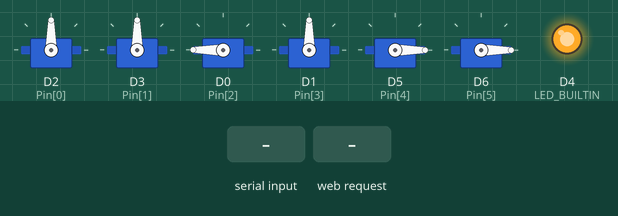
Simulated run of this sketch. Board: ESP8266 (NodeMCU). On the bench: 6 × servo, output pins drawn as LEDs (lit = HIGH, except the on-board LED, lit = LOW). The inputs (shaded band) are chosen by the test bench. WiFi joins after 1.5 s; servers stay silent unless stated; storage starts empty; what the sketch prints to the serial monitor is not drawn.

Above: at 2.7 s.
2.8 s: "GET;1;" received over Serial
At 5.5 s:
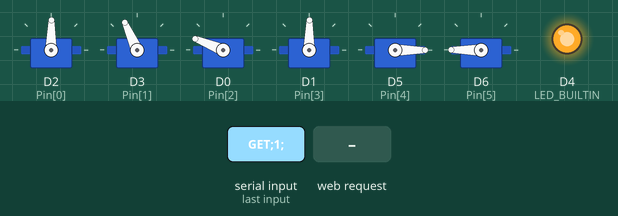
8.8 s: HTTP request GET /cmd received
11.8 s: "POST;1;" received over Serial
At 13.6 s:
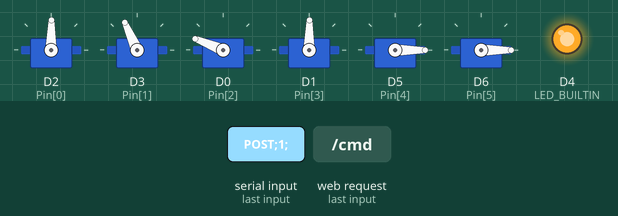
17.3 s: "GET;150;" received over Serial
At 19.64 s:
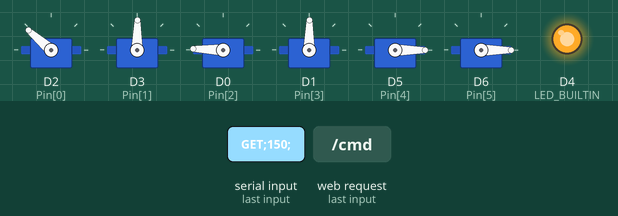
Timing chart, 0 to 19.8 s (numbered marks = the images above; inputs shaded):
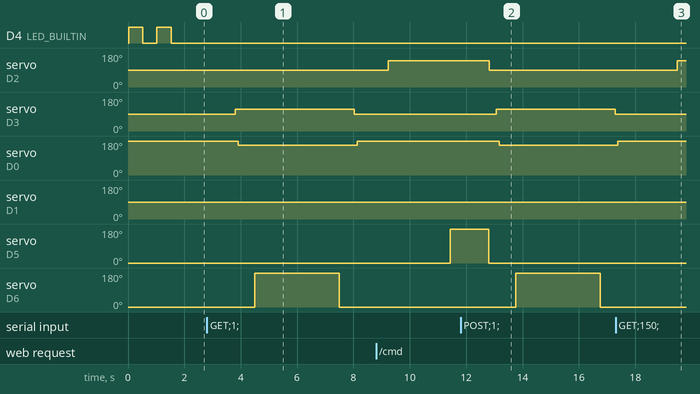

Measured:
- after the input at 2.8 s, servo on D2 (Pin[0]), servo on D1 (Pin[3]): 90° → 89° after 1.0 s; servo on D3 (Pin[1]): 90° → 114° after 1.0 s, → 89° 4.2 s later; servo on D0 (Pin[2]): 180° → 178° after 1.0 s, → 158° 0.08 s later, → 178° 4.2 s later; servo on D6 (Pin[5]): 0° → 180° after 1.7 s, → 0° 3.0 s later
- after the input at 11.8 s, servo on D2 (Pin[0]): 139° → 89° after 1.0 s instead of 0.65 s; servo on D3 (Pin[1]): 89° → 114° after 1.3 s, → 89° 4.2 s later; servo on D0 (Pin[2]): 178° → 158° after 1.4 s; servo on D5 (Pin[4]): 180° → 0° after 1.0 s instead of 0.64 s; servo on D6 (Pin[5]): 0° → 180° after 2.0 s, → 0° 3.0 s later
- after the input at 17.3 s, servo on D2 (Pin[0]): 89° → 139° after 2.2 s instead of 1.2 s; servo on D5 (Pin[4]): stays 0° (without the input it goes to 180° after 2.4 s)

The sketch:

RobotArm0709.ino
```cpp
#include <ESP8266WiFi.h>
#include <DNSServer.h>
#include <ESP8266WebServer.h>
#include <ESP8266HTTPUpdateServer.h>
#include <WiFiServer.h>
#include <WiFiClient.h>
#include <WiFiUdp.h>
#include <ArduinoJson.h>
#include <FS.h>
#include <Servo.h>
#include <math.h>

Servo O;  // 电磁阀
Servo P;  // 真空泵

// WiFi配置
String STA_SSID = "SepMHz的nova 11 SE"; // 默认连接的路由器SSID
String STA_PSK = "1234876590";          // 默认连接的路由器密码

// 网络服务
DNSServer DNS;
ESP8266WebServer Web(80);
ESP8266HTTPUpdateServer Updater;
WiFiServer server(8000);  // TCP服务器端口
WiFiClient C;             // TCP客户端
WiFiUDP U;                // UDP对象
int UPort = 8888;         // UDP端口

// 机械臂配置
Servo S[6];
int ss = 4;
String XYZE[6] = {"X","Y","Z","E","O","P"};
int Pin[6] = {D2, D3, D0, D1, D5, D6};
int start[6] = {90, 90, 180, 90, 0, 0};
float current[6] = {90, 90, 180, 90, 0, 0};
float target[6] = {90, 90, 180, 90, 0, 0};
int Min[6] = {0, 46, 60, 0, 0, 0};
int Max[6] = {180, 180, 180, 180, 180, 180};
unsigned long end = 0;
bool maxdelay = false;

// 机械臂参数
float YZmin = 225.0;
float YZmax = 336.0;
int maxtime = 1500;
float speed = 1.0;

// 命令处理
String Cmd = "", Cmdret = "";
bool sync = true;
unsigned long delaytime = 0;

String Command(String a, bool b=false);
String CheckCmd(String S);
String getFirstCmd();
String output();
void loadConfig();
void handleUserRequest();
void handleFileUpload();
void FileUpload_OK();
String getType(String filename);
bool Config();

void setup() {
    Serial.begin(115200);
    pinMode(LED_BUILTIN, OUTPUT);
    digitalWrite(LED_BUILTIN, LOW);

    SPIFFS.begin();
    loadConfig();

    // 舵机初始化
    for(int I=0; I<ss; I++) {
        S[I].attach(Pin[I], 500, 2500);
        current[I] = start[I] * 1.0;
        target[I] = start[I] * 1.0;
        S[I].write(start[I]);
    }
    if(Max[3] == 180) {
        // 电磁阀和真空泵初始化
        O.attach(Pin[4], 500, 2500);
        O.write(0);
        P.attach(Pin[5], 500, 2500);
        P.write(0);
    }

    // 连接路由器
    if(STA_SSID != "" && STA_PSK != "") {
        Serial.printf("\n连接WiFi: %s\n", STA_SSID.c_str());
        WiFi.begin(STA_SSID, STA_PSK);

        for(int i=0; i<15; i++) {
            if(WiFi.status() == WL_CONNECTED) break;
            Serial.print(".");
            digitalWrite(LED_BUILTIN, !digitalRead(LED_BUILTIN));
            delay(500);
        }

        if(WiFi.status() == WL_CONNECTED) {
            Serial.print("\nIP地址: ");
            Serial.println(WiFi.localIP());
        }
    }

    // 启动TCP/UDP服务器
    server.begin();
    U.begin(UPort);
    Serial.printf("TCP端口: %d, UDP端口: %d\n", 8000, UPort);

    digitalWrite(LED_BUILTIN, LOW);
}

void loop() {
    DNS.processNextRequest();
    Web.handleClient();

    // 处理延时状态
    if (delay) {
        if (millis() >= end) {
            maxdelay = false;
        } else {
            return;
        }
    }

    // 处理TCP连接
    if(!C || !C.connected()) {
        C = server.available();
        if(C) Serial.println("新TCP客户端连接");
    } else if(C.available()) {
        String S = C.readStringUntil(';');
        if(S.startsWith("GET") || S.startsWith("POST")) {
            C.stop();
            Serial.println("TCP客户端断开");
        } else {
            Serial.println("TCP数据: " + S);
            String ret = CheckCmd(S);
            C.print(ret);
        }
    }

    // 处理UDP数据
    if(U.parsePacket()) {
        char data[255];
        int len = U.read(data, 255);
        if(len > 0) {
            data[len] = '\0';
            Serial.print("UDP数据: ");
            Serial.println(data);
            String ret = CheckCmd(String(data));
            U.beginPacket(U.remoteIP(), U.remotePort());
            U.print(ret);
            U.endPacket();
        }
    }

    // 处理串口输入
    if(Serial.available() > 0) {
        String S = Serial.readString();
        Serial.println(S);
        Serial.println(CheckCmd(S));
    }

    // 处理命令队列
    if(millis() > delaytime && Cmd.length() > 0) {
        Cmdret = getFirstCmd();
    }
}

// 加载配置文件
void loadConfig() {
    File F = SPIFFS.open("/config.json", "r");
    if(!F) return;

    String S = F.readString();
    F.close();

    if(S.length() > 32) {
        DynamicJsonDocument doc(2048);
        deserializeJson(doc, S);

        STA_SSID = String(doc["STA_SSID"]);
        STA_PSK = String(doc["STA_PSK"]);

        doc.clear();
    }
}

// 处理用户请求
void handleUserRequest() {
    String url = Web.uri();

    if(url == "/cmd") {
        if(Web.args() == 0) {
            Web.send(200, "text/plain", output());
        } else {
            String message = "";
            for(int i=0; i<Web.args(); i++) {
                String cmd = Web.argName(i);
                if(cmd == "cmd") {
                    message = CheckCmd(Web.arg(i));
                }
            }
            Web.send(200, "text/plain", message);
        }
    } else if(SPIFFS.exists(url)) {
        File file = SPIFFS.open(url, "r");
        Web.streamFile(file, getType(url));
        file.close();
    } else {
        Web.send(404, "text/plain", "404 Not Found");
    }
}

// 处理文件上传
void handleFileUpload() {
    static File F;
    HTTPUpload& UP = Web.upload();

    if(UP.status == UPLOAD_FILE_START) {
        String filename = UP.filename;
        if(!filename.startsWith("/")) filename = "/" + filename;
        F = SPIFFS.open(filename, "w");
    } else if(UP.status == UPLOAD_FILE_WRITE) {
        if(F) F.write(UP.buf, UP.currentSize);
    } else if(UP.status == UPLOAD_FILE_END) {
        F.close();
    }
}

// 文件上传完成
void FileUpload_OK() {
    Web.send(200, "text/html", "<h1>上传成功</h1>");
}

// 获取文件类型
String getType(String filename) {
    if(filename.endsWith(".html")) return "text/html";
    else if(filename.endsWith(".css")) return "text/css";
    else if(filename.endsWith(".js")) return "application/javascript";
    else if(filename.endsWith(".txt")) return "text/plain";
    return "text/plain";
}

// 检查并执行命令
String CheckCmd(String S) {
    S.trim();
    S.replace("；", ";");

    if(S.indexOf(";") > 0 || S.indexOf("\n") > 0) {
        Cmd += S + "\n";
        return output();
    } else {
        return Command(S, true);
    }
}

// 从命令队列中获取第一条命令
String getFirstCmd() {
    if(Cmd.length() < 1) return "";
    Cmd.trim();

    int i = Cmd.indexOf(";");
    int j = Cmd.indexOf("\n");
    String S = "";

    if(i == -1 && j == -1) {
        S = Cmd;
        Cmd = "";
    } else if(i != -1 && j == -1) {
        S = Cmd.substring(0, i);
        Cmd.remove(0, i+1);
    } else if(i == -1 && j != -1) {
        S = Cmd.substring(0, j);
        Cmd.remove(0, j+1);
    } else if(i < j) {
        S = Cmd.substring(0, i);
        Cmd.remove(0, i+1);
    } else {
        S = Cmd.substring(0, j);
        Cmd.remove(0, j+1);
    }

    String ret = Command(S);
    if(ret == "") ret = output();
    return ret;
}

// 执行命令
String Command(String t, bool CheckCmd) {
    String S[5] = {"","","","",""};
    int i = 0, j = 0;

    // 拆分命令和参数
    for(i=0; i<5; i++) {
        t.trim();
        if(t == "") break;
        if(i == 0) j = t.indexOf(" ");
        else j = t.indexOf(",");
        S[i] = t.substring(0, j);
        S[i].trim();
        if(j == -1) { t = ""; break; }
        t = t.substring(j+1);
    }

    // 处理基本命令
    if(S[0] == "?") {
        return output();
    } else if(S[0] == "H") {
        for(int I=0; I<ss; I++) {
            ServoGo(I, start[I]);
        }
        return output();
    } else if(S[0] == "sync") {
        sync = (S[1].toInt() != 0);
        return "";
    } else if(S[0] == "1") {
        Cmd = "Y 115;Z 160;delay 500;P 3000;delay 500;H;delay 1000;X 140;delay 1000;O 1000;H;" + Cmd;
        return "执行预设动作: Y115;Z160";
    } else if(S[0].equalsIgnoreCase("delay")) {
        unsigned long delayTime = S[1].toInt();
        if(delayTime > 0) {
            end = millis() + delayTime;
            maxdelay = true;
            return "Delay " + String(delayTime) + "ms";
        }
        return "Invalid delay time";
    }

    if(S[0].equalsIgnoreCase("O")) {             // 电磁阀控制
        if(S[1].toInt() > 10000) S[1] = "10000"; // 最大进气时间为10秒
        if(S[1].toInt() != 0) {
            P.write(0);
            delay(10);
            O.write(180);
            if(S[1].toInt() > 0) {
                if(S[1].toInt() < 800) S[1] = "800";
                delaytime = millis() + S[1].toInt();   // 插入延时
                Cmd = "O 0\n" + Cmd;
            }
        } else {
            O.write(0);
        }
        delay(10);
        return "O " + String(S[1]);
    }

    if(S[0].equalsIgnoreCase("P")) {             // 真空泵控制
        if(S[1].toInt() > 30000) S[1] = "30000";
        if(S[1].toInt() != 0) {                  // 非0 开泵
            O.write(0);
            delay(10);
            P.write(180);                        // 开泵
            if(S[1].toInt() > 0) {
                delaytime = millis() + S[1].toInt();   // 插入延时
                Cmd = "P 0\n" + Cmd;
            }
        } else {
            P.write(0);
        }
        delay(10);
        return "P " + String(S[1]);
    }

    // 处理舵机命令
    for(int I=0; I<ss; I++) {
        if(S[0].equalsIgnoreCase(XYZE[I])) {
            float f = 0.0;
            if(S[1] == "++") f = target[I] + 1.0;
            else if(S[1] == "--") f = target[I] - 1.0;
            else if(S[1].startsWith("+")) f = target[I] + S[1].substring(1).toFloat();
            else if(S[1].startsWith("-")) f = target[I] - S[1].substring(1).toFloat();
            else f = S[1].toFloat();

            ServoGo(I, f);
            return output();
        }
    }

    if(CheckCmd) {
        Cmd += S[0] + " " + t + ";";
        return output();
    }

    return "未知命令: " + S[0];
}

void Servo4(int I){
    float v=target[1]+target[2];

    if(I==1){
      if(v<YZmin){
         target[2]+=YZmin-v;
         if(target[2]>Max[2]) target[1]+=target[2]-Max[2];
      }
      if(v>YZmax)
         target[2]-=v-YZmax;
         if(Min[2]>target[2]) target[1]-=Min[2]-target[2];
    }
    if(I==2){
     if(v<YZmin)
         target[1]+=YZmin-v;
         if(target[1]>Max[1]) target[2]+=target[1]-Max[1];
     if(v>YZmax)
         target[1]-=v-YZmax;
         if(Min[1]>target[1]) target[2]-=Min[1]-target[1];
    }
}

bool ServoGo(int I,float Value) {
  int MAX=0;

  if(I>=0 && I<ss){
    target[I]=constrain(Value,Min[I],Max[I]);
    Servo4(I);
  }


  if(speed>0.0)speed=1.0;
  for(I=0;I<ss;I++){MAX=max(MAX,(int)abs(target[I]-current[I]));}
  float p[6]={0.0,0.0,0.0,0.0};
  for(I=0;I<ss;I++){p[I]=abs(target[I]-current[I])/MAX*speed;}
  unsigned long ms=millis();
  if(speed>0.0){
    for(int J=0;J<(MAX/speed);J++){
      for(I=0;I<ss;I++){
       if(current[I]==target[I]) continue;
         if(current[I]<target[I]) {
           current[I]+=p[I];
        } else {
           current[I]-=p[I];
        }
        S[I].writeMicroseconds(toPWM(I,current[I]));
      }

      yield();
    }
    Serial.printf("耗时:%d ms\n",millis()-ms);
    delay(16);
  }

  for(I=0;I<ss;I++){
    S[I].writeMicroseconds(toPWM(I,target[I]));
    current[I]=target[I];
  }
  ms+=MAX*4;
  if(ms>millis()){
     delay(constrain(ms-millis(),0,maxtime));
  }
  return MAX!=0;
}

// PWM控制
int toPWM(int I, float Value) {
    int type = 180;
    if(I >= 0 && I < ss) {
        Value = constrain(Value, Min[I], Max[I]);
        if(Max[I] == 270) type = 270;
    } else {
        Value = constrain(Value, 0, 180);
    }
    Value = (2000/type) * Value + 500;
    return (int)Value;
}

// 输出当前状态
String output() {
    DynamicJsonDocument doc(256);
    for(int I=0; I<ss; I++) {
        doc[XYZE[I]] = String(target[I], 1);
    }
    doc["Cmd"] = Cmd.length();

    String ret;
    serializeJson(doc, ret);
    doc.clear();
    return ret;
}
```
